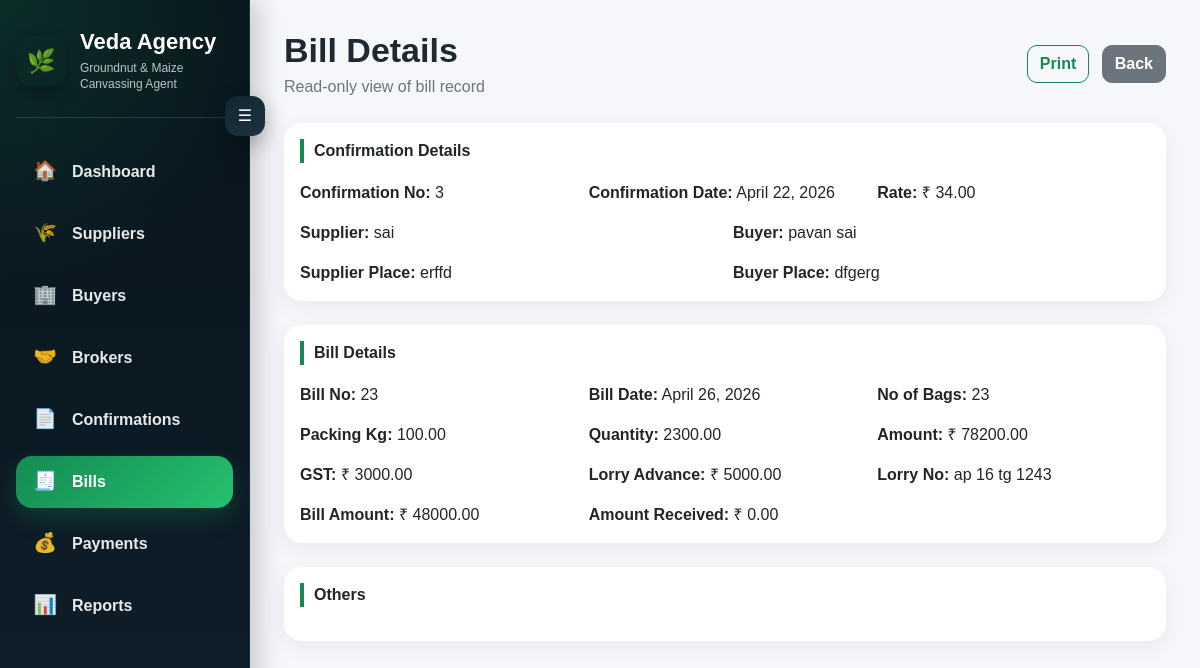
The page /bill/2/view/ on the database its author committed.
### transactions/models.py (models this page shows, shortened)
class Bill(models.Model):
    confirmation = models.OneToOneField(Confirmation, on_delete=models.PROTECT)
    bill_number = models.CharField(max_length=50)
    bill_date = models.DateField()
    number_of_bags = models.IntegerField()
    quantity = models.DecimalField(max_digits=12, decimal_places=2)
    amount = models.DecimalField(max_digits=12, decimal_places=2)
    gst = models.DecimalField(max_digits=10, decimal_places=2, default=0)
    lorry_advance = models.DecimalField(max_digits=10, decimal_places=2, default=0)
    lorry_number = models.CharField(max_length=50, blank=True)
    bill_amount = models.DecimalField(max_digits=12, decimal_places=2)
    packing_kg = models.DecimalField(max_digits=10, decimal_places=2, default=0)
    amount_received = models.DecimalField(max_digits=12, decimal_places=2, default=0)
    others = models.TextField(blank=True)

class Confirmation(models.Model):
    confirmation_number = models.CharField(max_length=50, blank=True)
    confirmation_date = models.DateField()
    supplier = models.ForeignKey(Seller, on_delete=models.PROTECT)
    buyer = models.ForeignKey(Buyer, on_delete=models.PROTECT)
    supplier_place = models.CharField(max_length=100, blank=True)
    buyer_place = models.CharField(max_length=100, blank=True)
    quantity = models.DecimalField(max_digits=12, decimal_places=2)
    quality = models.CharField(max_length=100, blank=True)
    count = models.CharField(max_length=50, blank=True)
    moisture = models.CharField(max_length=50, blank=True)
    gunny = models.CharField(max_length=100, blank=True)
    rate = models.DecimalField(max_digits=10, decimal_places=2)
    packing = models.CharField(max_length=100, blank=True)
    delivery_at = models.CharField(max_length=100, blank=True)
    date_of_delivery = models.DateField(blank=True, null=True)
    supplier_commission_rate = models.DecimalField(max_digits=10, decimal_places=2, default=20)
    buyer_commission_rate = models.DecimalField(max_digits=10, decimal_places=2, default=20)
    supplier_broker = models.ForeignKey(
        Broker,
        on_delete=models.SET_NULL,
        null=True,
        blank=True,
        related_name="supplier_confirmations"
    )
    buyer_broker = models.ForeignKey(
        Broker,
        on_delete=models.SET_NULL,
        null=True,
        blank=True,
        related_name="buyer_confirmations"
    )
    remarks = models.TextField(blank=True)

class Seller(models.Model):
    name = models.CharField(max_length=100)
    address = models.TextField(blank=True)
    place = models.CharField(max_length=100, blank=True)
    remarks = models.TextField(blank=True)
    gst_no = models.CharField(max_length=30, blank=True)
    phone_no = models.CharField(max_length=20, blank=True)
    email_id = models.EmailField(blank=True)
    zipcode = models.CharField(max_length=20, blank=True, null=True)
    def __str__(self):
        return self.name

class Buyer(models.Model):
    name = models.CharField(max_length=100)
    address = models.TextField(blank=True)
    place = models.CharField(max_length=100, blank=True)
    remarks = models.TextField(blank=True)
    gst_no = models.CharField(max_length=30, blank=True)
    phone_no = models.CharField(max_length=20, blank=True)
    email_id = models.EmailField(blank=True)
    zipcode = models.CharField(max_length=20, blank=True, null=True)
    def __str__(self):
        return self.name

### transactions/views.py (the view)
# urls.py: path("bill/<int:bill_id>/view/", views.view_bill, name="view_bill"),
def view_bill(request, bill_id):
    bill = get_object_or_404(Bill, id=bill_id)
    return render(request, "transactions/view_bill.html", {
        "bill": bill
    })

### transactions/templates/transactions/view_bill.html (shortened to what this page needs)
{% extends "transactions/base.html" %}
{% block content %}
<div class="d-flex justify-content-between align-items-center mb-4">
    <div>
        <h1 class="page-title">Bill Details</h1>
        <p class="page-subtitle">Read-only view of bill record</p>
    </div>
    <div>
        <a href="/bill/{{ bill.id }}/print/" class="btn btn-outline-success me-2">Print</a>
        <a href="/bills/" class="btn btn-secondary">Back</a>
    </div>
</div>
<div class="card mb-4">
    <div class="card-body">
        <div class="section-title">Confirmation Details</div>
        <div class="row g-3">
            <div class="col-md-4"><strong>Confirmation No:</strong> {{ bill.confirmation.confirmation_number }}</div>
            <div class="col-md-4"><strong>Confirmation Date:</strong> {{ bill.confirmation.confirmation_date }}</div>
            <div class="col-md-4"><strong>Rate:</strong> ₹ {{ bill.confirmation.rate }}</div>
            <div class="col-md-6"><strong>Supplier:</strong> {{ bill.confirmation.supplier }}</div>
            <div class="col-md-6"><strong>Buyer:</strong> {{ bill.confirmation.buyer }}</div>
            <div class="col-md-6"><strong>Supplier Place:</strong> {{ bill.confirmation.supplier_place }}</div>
            <div class="col-md-6"><strong>Buyer Place:</strong> {{ bill.confirmation.buyer_place }}</div>
        </div>
    </div>
</div>
<div class="card mb-4">
    <div class="card-body">
        <div class="section-title">Bill Details</div>
        <div class="row g-3">
            <div class="col-md-4"><strong>Bill No:</strong> {{ bill.bill_number }}</div>
            <div class="col-md-4"><strong>Bill Date:</strong> {{ bill.bill_date }}</div>
            <div class="col-md-4"><strong>No of Bags:</strong> {{ bill.number_of_bags }}</div>
            <div class="col-md-4"><strong>Packing Kg:</strong> {{ bill.packing_kg }}</div>
            <div class="col-md-4"><strong>Quantity:</strong> {{ bill.quantity }}</div>
            <div class="col-md-4"><strong>Amount:</strong> ₹ {{ bill.amount }}</div>
            <div class="col-md-4"><strong>GST:</strong> ₹ {{ bill.gst }}</div>
            <div class="col-md-4"><strong>Lorry Advance:</strong> ₹ {{ bill.lorry_advance }}</div>
            <div class="col-md-4"><strong>Lorry No:</strong> {{ bill.lorry_number }}</div>
            <div class="col-md-4"><strong>Bill Amount:</strong> ₹ {{ bill.bill_amount }}</div>
            <div class="col-md-4"><strong>Amount Received:</strong> ₹ {{ bill.amount_received }}</div>
        </div>
    </div>
</div>
<div class="card mb-4">
    <div class="card-body">
        <div class="section-title">Others</div>
    </div>
</div>
{% endblock %}

### transactions/templates/transactions/base.html (style rules this page uses)
* { -webkit-font-smoothing: antialiased; -moz-osx-font-smoothing: grayscale; }
:root { --sidebar-open: 250px; --sidebar-closed: 78px; --green: #198754; --dark-1: #08141c; --dark-2: #0f1f2b; }
body { margin: 0; background: #f5f7fb; font-family: Arial, sans-serif; }
.page-title { font-size: 34px; font-weight: 900; margin-bottom: 4px; color: #1f2933; }
.page-subtitle { color: #6c757d; font-size: 16px; margin-bottom: 0; }
.card { border: 0; border-radius: 18px; box-shadow: 0 6px 22px rgba(0,0,0,0.06); }
.section-title { font-weight: 800; font-size: 1rem; margin-bottom: 18px; color: #212529; border-left: 4px solid var(--green); padding-left: 10px; }
.btn { border-radius: 10px; font-weight: 600; }

### rows shown on the page
Bill: confirmation.confirmation_number "3", confirmation.confirmation_date "April 22, 2026", confirmation.rate "34.00", confirmation.supplier "sai", confirmation.buyer "pavan sai", confirmation.supplier_place "erffd", confirmation.buyer_place "dfgerg", bill_number "23", bill_date "April 26, 2026", number_of_bags "23", packing_kg "100.00", quantity "2300.00", amount "78200.00", gst "3000.00", lorry_advance "5000.00", lorry_number "ap 16 tg 1243", bill_amount "48000.00", amount_received "0.00"
